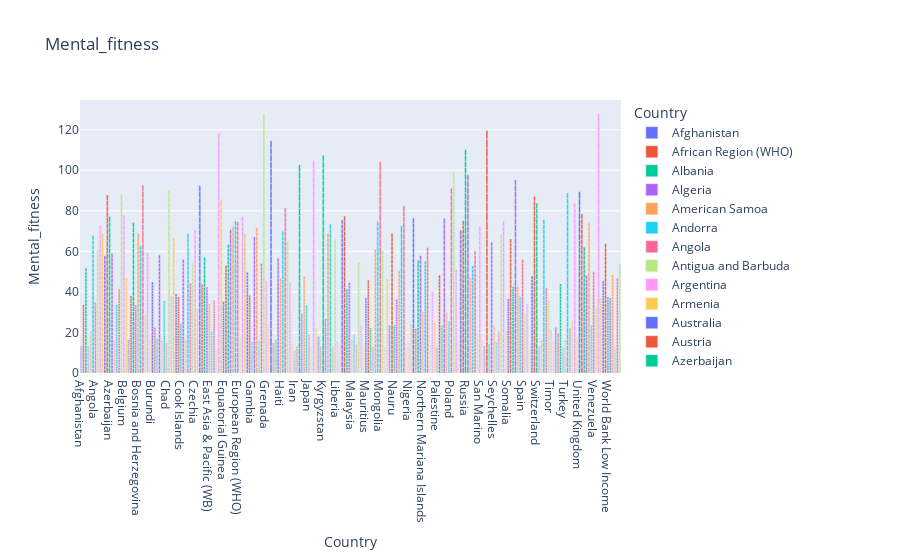

Source (notebook cell):
### Markdown cell above
Country wise mental fitness

### Code cell
fig = px.bar(df, x='Country', y='Mental_fitness',color='Country',title='Mental_fitness')
fig.show()
